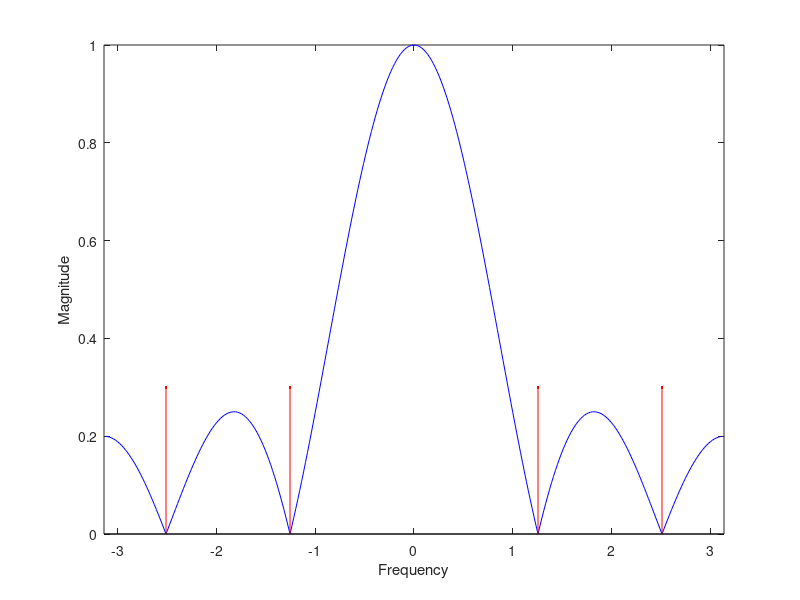

Recreate this plot in MATLAB. (Note: this script raises an error after producing the figure.)
%% For the prelab
% Encode from a table
ftable = [1;2;3;4;5]*[80,110]
fs = 8000;
xx = [ ];
disp('--- Here we go through the Loop ---')
keys = rem(3:12,10) + 1;
for ii = 1:length(keys)
    kk = keys(ii);
    xx = [xx,zeros(1,400)];
    krow = ceil(kk/2);
    kcol = rem(kk-1,2) + 1;
    xx = [xx, cos(2*pi*ftable(krow,kcol)*(0:1199)/fs) ];
end
soundsc(xx,fs);
% Downsample and plot the results
xxd = downsample(xx, 10);
figure
plot(xxd);

%%
% Overlay plotting
% Get the 160-points frequency respond 
[h,w]=freqz(ones(1,5)/5,1,160);
plot(w,(abs(h)),'b');
hold on
% Use the symetric features to extend response to range [-pi pi]
plot(-w,(abs(h)),'b');
xlim ([-pi pi]) ;
xlabel('Frequency')
ylabel('Magnitude')
% Find the zeros
hold on, stem(2*pi/5*[-2,-1,1,2],0.3*ones(1,4),'r.'), hold off

%%
% Test dtmfdial.m
fs = 8000;
L1 = 40;
tk1 = ['A','B','C','D','*','#','0','1','2','3','4','5','6','7','8','9'];
xx = dtmfdial(tk1, fs);
soundsc(xx, fs);
figure
spectrogram(xx);

tk2 = ['0','1','2','3','4','5','6','7','8','9'];
xx = dtmfdial(tk2, fs);
soundsc(xx, fs);
figure
spectrogram(xx);

%%
% Simple bandpass filter design
L=51;n=0:1:L;
wc=0.2*pi;
h=(cos(wc*n));
k=0;
for w=0:pi/1000:pi
    k=k+1;
    H_t(k)=sum(h.*exp(-j*w*n));
end
w=0:pi/1000:pi;
figure
plot(w/pi,abs(H_t))
xlabel('w/pi')
ylabel('|H_t(w)|')
title('Magnitude response')
beta = 1/max(abs(H_t));
k =0;
for w=0:pi/1000:pi
    k=k+1;
    H(k)=sum(beta* h.*exp(-j*w*n));
end
w=0:pi/1000:pi;

Hmax=max(abs(H));
wb=w(find(abs(H)>=0.707*Hmax));
H_bp=(Hmax.*(w>=min(w) & w<wb(1)))+(0.707*Hmax.*(w>=wb(1) &w<=wb(end)))+(Hmax.*(w>wb(end) & w<=max(w)));
figure
plot(w/pi,abs(H));title('Magnitude response');xlabel('w/pi');ylabel('|H(w)|')
hold on;
plot(w/pi,H_bp,'--k');
legend('Signal Response','Passband Signal')
%%
% Find the passband bound
boundL = min(wb)/pi;
boundU = max(wb)/pi;
OmegaL = fs * boundL;
OmegaU = fs * boundU;
OmegaC = fs * 0.2;
pass = ['---Passband frequency is from ',num2str(OmegaL),' pi to ', num2str(OmegaU),' pi.---'];
disp(pass);

center = ['---Central frequency is ',num2str(OmegaC),' pi.---'];
disp(center);




%% For the lab test
% Test for dtmfdesign.m
L1 = 40;
fs = 8000;
freq1 = [697 1336];
hh1 = dtmfdesign2(freq1, L1, fs);
w=0:pi/L1:(pi-1/L1);
figure
plot(w/pi,abs(hh1));
xlabel('w/pi')
ylabel('|H_t(w)|')
legend('697 Hz frequency respond','1336 Hz frequency respond')
disp('- We use two frequncy as input and it shows passband is narrow enough to separate the signal.-') 
disp('- Then we try to use all 8 frequency as input. -')

freq2 = [697 770 852 941 1209 1336 1477 1633];
hh2 = dtmfdesign2(freq2, L1, fs);
w=0:pi/L1:(pi-1/L1);
figure
plot(w/pi,abs(hh2));
xlabel('w/pi')
ylabel('|H_t(w)|')
legend('697 Hz frequency respond','770 Hz frequency respond','852 Hz frequency respond','941 Hz frequency respond','1209 Hz frequency respond','1336 Hz frequency respond','1477 Hz frequency respond','1633 Hz frequency respond')
disp('- Frequency are not separable for they are overlapping.-') 



%%
disp('- We adjust the L to 80. -')
L2 = 80;
freq1 = [697 1336];
hh1 = dtmfdesign2(freq1, L2, fs);
w=0:pi/L2:(pi -pi/L2);
figure
plot(w/pi,abs(hh1));
ylim([0 1]);
xlabel('w/pi')
ylabel('|H_t(w)|')
legend('697 Hz frequency respond','1336 Hz frequency respond')
disp('- By comparison, we find the frequency response become more narrow when L increases.-') 
disp('- The width of passband varies inversely with filter length. -')
disp('- Then we try to use all 8 frequency as input. -')

freq2 = [697 770 852 941 1209 1336 1477 1633];
hh2 = dtmfdesign2(freq2, L2, fs);
w=0:pi/L2:(pi-pi/L2);
figure
plot(w/pi,abs(hh2));
ylim([0 1]);
xlabel('w/pi')
ylabel('|H_t(w)|')
legend('697 Hz frequency respond','770 Hz frequency respond','852 Hz frequency respond','941 Hz frequency respond','1209 Hz frequency respond','1336 Hz frequency respond','1477 Hz frequency respond','1633 Hz frequency respond')
disp('- Frequency response are more narrow.-') 


%%
% Test for dtmfscore.m
L1 = 40;
fs = 8000;
xx= [];
xx = dtmfdial(['8'],fs);
%xx1 = xx(200:length(xx));
xxs = spectrogram(xx);
figure
plot(abs(xxs));
xlabel('Frequency')
ylabel('Magnitude')
title('Frequency Detection')

hh = [];
hh2 = [];
freq2 = [697 770 852 941 1209 1336 1477 1633];
hh = dtmfdesign(freq2, L1, fs);
hh2 = dtmfdesign2(freq2, L1, fs);
yy = conv(xx,hh(:,3));
y1 = max(yy);
sc = [];
for i = 1:size(hh,2)
    sc(i) = dtmfscore2(xx, hh(:,i));
    
end

%%
% Final Test
fs = 8000;
L2 = 80;
tk = ['A','B','C','D','*','#','0','1','2','3','4','5','6','7','8','9'];
xx = dtmfdial(tk, fs);
soundsc(xx, fs)
keys = dtmfrun(xx, L2, fs);



